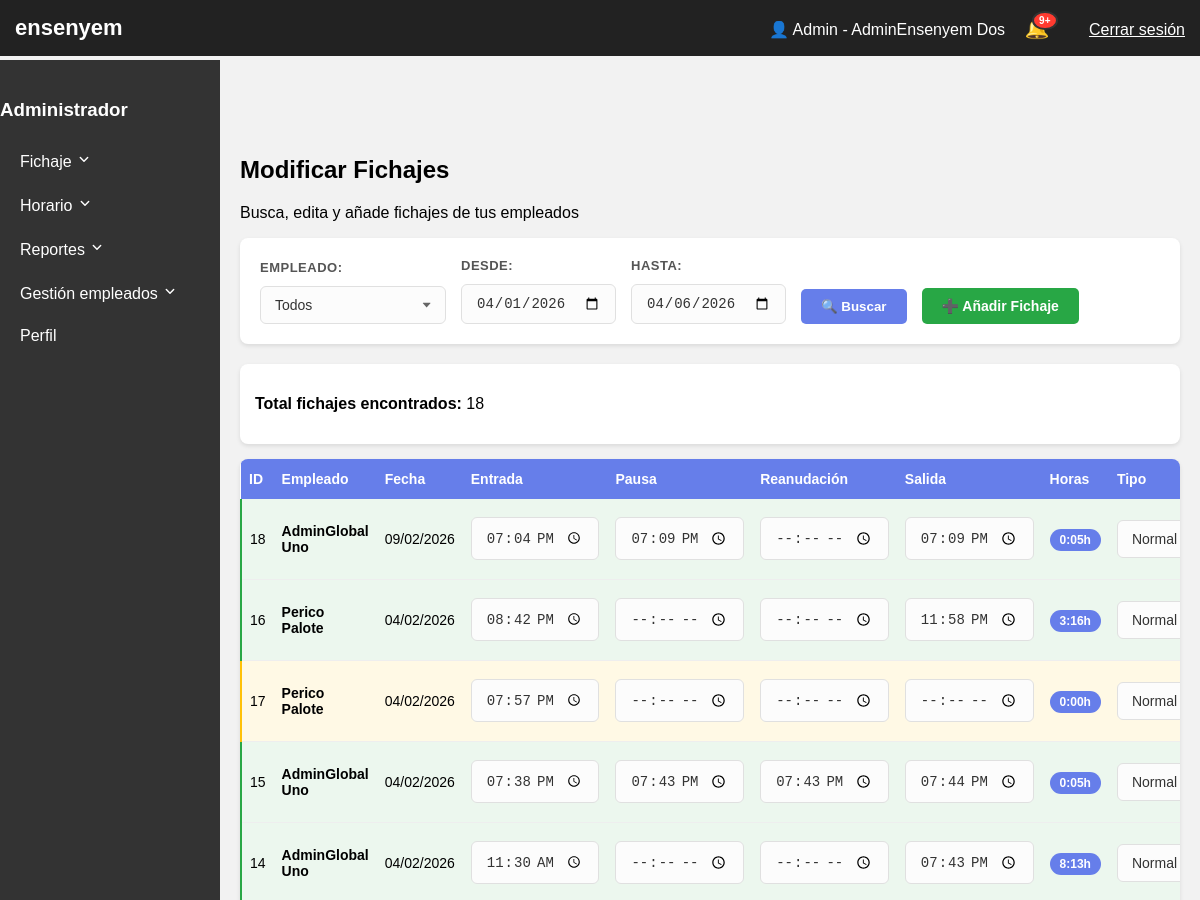
/panel.php?seccion=fichaje&vista=modificar (signed in, upper part), run on an earlier commit of the app's database.
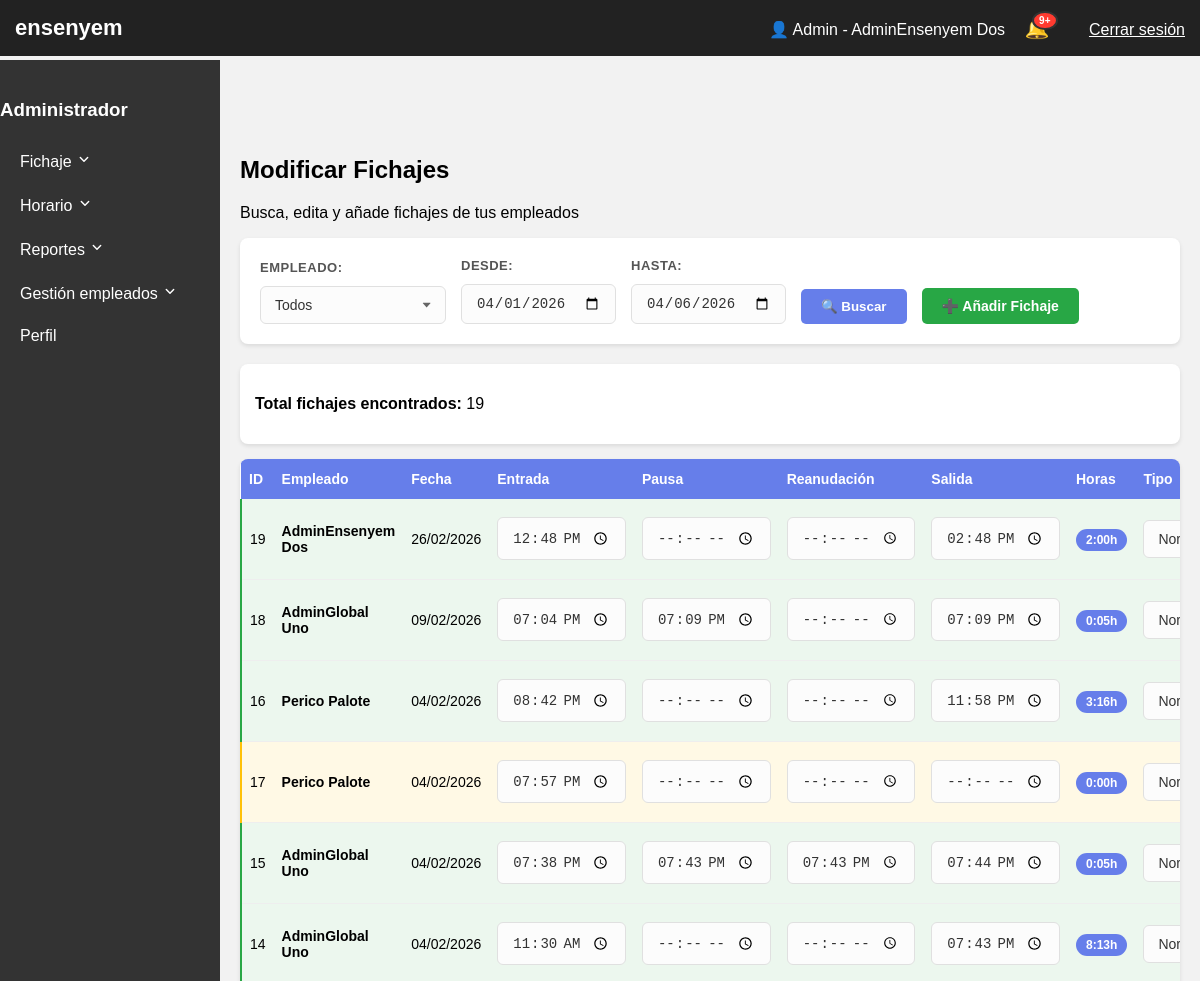
And on a later commit of the database.
### tables this page shows
CREATE TABLE `fichaje` (
  `id_fichaje` int(11) NOT NULL,
  `id_usuario` int(11) NOT NULL,
  `fecha` date NOT NULL,
  `hora_entrada` time DEFAULT NULL,
  `hora_pausa` time DEFAULT NULL,
  `hora_reanudacion` time DEFAULT NULL,
  `hora_salida` time DEFAULT NULL,
  `tipo` varchar(50) DEFAULT NULL,
  `observaciones` text DEFAULT NULL
);

CREATE TABLE `usuario` (
  `id_usuario` int(11) NOT NULL,
  `nombre` varchar(100) NOT NULL,
  `apellidos` varchar(150) NOT NULL,
  `NIF` varchar(20) DEFAULT NULL,
  `Numero_Afiliciacion` varchar(30) DEFAULT NULL,
  `email` varchar(150) NOT NULL,
  `password_hash` varchar(255) NOT NULL,
  `activo` tinyint(1) DEFAULT 1,
  `foto_perfil` varchar(255) DEFAULT 'uploads/perfil_default.png',
  `created_at` timestamp NOT NULL DEFAULT current_timestamp()
);

### secciones/fichaje_modificar.php (the view, shortened to what the changed rows need)
<link rel="stylesheet" href="css/fichaje_modificar.css">
<div class="section-header">
    <h2> Modificar Fichajes</h2>
    <p>Busca, edita y añade fichajes de tus empleados</p>
</div>
<div class="filter-container">
    <form method="GET" action="panel.php" class="filter-form">
        <div class="filter-group">
            <label>Empleado:</label>
            <select name="empleado">
                <option value="">Todos</option>
            </select>
        </div>
        <div class="filter-group">
            <label>Desde:</label>
            <input type="date" name="fecha_desde" value="<?= $_GET['fecha_desde'] ?? date('Y-m-01') ?>">
        </div>
        <div class="filter-group">
            <label>Hasta:</label>
            <input type="date" name="fecha_hasta" value="<?= $_GET['fecha_hasta'] ?? date('Y-m-d') ?>">
        </div>
        <button type="submit" class="btn-primary">🔍 Buscar</button>
        <button type="button" class="btn-success" onclick="abrirModalAnadir()">➕ Añadir Fichaje</button>
    </form>
</div>
<?php
$sql = "SELECT F.*, U.nombre, U.apellidos
        FROM FICHAJE F
        JOIN USUARIO U ON F.id_usuario = U.id_usuario
        JOIN EMPRESA_USUARIO EU ON U.id_usuario = EU.id_usuario
        WHERE EU.id_empresa = ? AND EU.activo = 1";
$params = [$empresa];
$sql .= " ORDER BY F.fecha DESC, F.hora_entrada DESC LIMIT 100";
$stmt = $pdo->prepare($sql);
$stmt->execute($params);
$fichajes = $stmt->fetchAll(PDO::FETCH_ASSOC);
?>
<div class="stats-info">
    <p><strong>Total fichajes encontrados:</strong> <?= count($fichajes) ?></p>
</div>
<?php if (count($fichajes) > 0): ?>
    <div class="table-container">
        <table class="fichajes-table">
            <thead>
                <tr>
                    <th style="width:60px;">ID</th>
                    <th>Empleado</th>
                    <th>Fecha</th>
                    <th>Entrada</th>
                    <th>Pausa</th>
                    <th>Reanudación</th>
                    <th>Salida</th>
                    <th>Horas</th>
                    <th>Tipo</th>
                </tr>
            </thead>
            <tbody>
                <?php foreach ($fichajes as $f):
                    $horasTrabajadas = '0:00';
                    if ($f['hora_entrada'] && $f['hora_salida']) {
                        $entrada = strtotime($f['hora_entrada']);
                        $salida  = strtotime($f['hora_salida']);
                        $segundosTotales = $salida - $entrada ;
                        if ($segundosTotales > 0) {
                            $horas   = floor($segundosTotales / 3600);
                            $minutos = floor(($segundosTotales % 3600) / 60);
                            $horasTrabajadas = sprintf('%d:%02d', $horas, $minutos);
                        }
                    }
                    $claseEstado = '';
                    if ($f['hora_entrada'] && $f['hora_salida']) {
                        $claseEstado = 'fila-completo';
                    } elseif ($f['hora_entrada'] && !$f['hora_salida']) {
                        $claseEstado = 'fila-proceso';
                    }
                ?>
                <tr id="fila-<?= $f['id_fichaje'] ?>" class="<?= $claseEstado ?>">
                    <td><?= $f['id_fichaje'] ?></td>
                    <td><strong><?= htmlspecialchars($f['nombre'] . ' ' . $f['apellidos']) ?></strong></td>
                    <td><?= date('d/m/Y', strtotime($f['fecha'])) ?></td>
                    <td>
                        <input type="time"
                               value="<?= $f['hora_entrada'] ? substr($f['hora_entrada'], 0, 5) : '' ?>"
                               class="input-time"
                               data-id="<?= $f['id_fichaje'] ?>"
                               data-campo="hora_entrada">
                    </td>
                    <td>
                        <input type="time"
                               value="<?= $f['hora_pausa'] ? substr($f['hora_pausa'], 0, 5) : '' ?>"
                               class="input-time"
                               data-id="<?= $f['id_fichaje'] ?>"
                               data-campo="hora_pausa">
                    </td>
                    <td>
                        <input type="time"
                               value="<?= $f['hora_reanudacion'] ? substr($f['hora_reanudacion'], 0, 5) : '' ?>"
                               class="input-time"
                               data-id="<?= $f['id_fichaje'] ?>"
                               data-campo="hora_reanudacion">
                    </td>
                    <td>
                        <input type="time"
                               value="<?= $f['hora_salida'] ? substr($f['hora_salida'], 0, 5) : '' ?>"
                               class="input-time"
                               data-id="<?= $f['id_fichaje'] ?>"
                               data-campo="hora_salida">
                    </td>
                    <td style="text-align:center;">
                        <span class="horas-badge"><?= $horasTrabajadas > 0 ? $horasTrabajadas . 'h' : '-' ?></span>
                    </td>
                    <td>
                        <select class="input-select" data-id="<?= $f['id_fichaje'] ?>" data-campo="tipo">
                            <option value="normal" <?= $f['tipo'] === 'normal' ? 'selected' : '' ?>>Normal</option>
                        </select>
                    </td>
                </tr>
                <?php endforeach; ?>
            </tbody>
        </table>
    </div>
<?php endif; ?>

What changed in the data, as far as the page shows it:
added fichaje: id_fichaje "19", id_usuario.apellidos "AdminEnsenyem Dos", fecha "26/02/2026", hora_entrada "12:48", hora_salida "14:48", horasTrabajadas "2:00", tipo+id_fichaje "Normal"
Also different on the page:
count($fichajes): "18" → "19"
